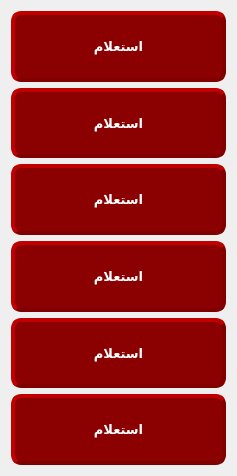
   <widget class="QWidget" name="page">
    <property name="geometry">
     <rect>
      <x>0</x>
      <y>0</y>
      <width>237</width>
      <height>476</height>
     </rect>
    </property>
    <attribute name="label">
     <string>استعلام</string>
    </attribute>
    <layout class="QGridLayout" name="gridLayout_3">
     <item row="0" column="0">
      <widget class="QPushButton" name="pushButton_13">
       <property name="sizePolicy">
        <sizepolicy hsizetype="Minimum" vsizetype="Minimum">
         <horstretch>0</horstretch>
         <verstretch>0</verstretch>
        </sizepolicy>
       </property>
       <property name="minimumSize">
        <size>
         <width>0</width>
         <height>0</height>
        </size>
       </property>
       <property name="font">
        <font>
         <pointsize>10</pointsize>
         <weight>75</weight>
         <bold>true</bold>
        </font>
       </property>
       <property name="styleSheet">
        <string notr="true">
QPushButton{
                                        background-color: darkred;
                                        border-style: outset;
                                        border-width: 4px;
                                        border-radius: 10px;
                                        border-color: maroon;
                    color:white;
                                        }
                                        QPushButton:hover {
                                        background: qradialgradient(
                                        cx: 0.3, cy: -0.4, fx: 0.3, fy: -0.4,
                                        radius: 1.35, stop: 0 #e60000, stop: 1 #cc0000
                                        );
                                        }
                                        QPushButton:pressed {
                                        border-style: inset;
                                        background: qradialgradient(
                                        cx: 0.4, cy: -0.1, fx: 0.4, fy: -0.1,
                                        radius: 1.35, stop: 0 #e60000, stop: 1 #b30000
                                        );
                                        }
                                    </string>
       </property>
       <property name="text">
        <string>استعلام</string>
       </property>
      </widget>
     </item>
     <item row="1" column="0">
      <widget class="QPushButton" name="pushButton_14">
       <property name="sizePolicy">
        <sizepolicy hsizetype="Minimum" vsizetype="Minimum">
         <horstretch>0</horstretch>
         <verstretch>0</verstretch>
        </sizepolicy>
       </property>
       <property name="minimumSize">
        <size>
         <width>0</width>
         <height>0</height>
        </size>
       </property>
       <property name="font">
        <font>
         <pointsize>10</pointsize>
         <weight>75</weight>
         <bold>true</bold>
        </font>
       </property>
       <property name="styleSheet">
        <string notr="true">
QPushButton{
                                        background-color: darkred;
                                        border-style: outset;
                                        border-width: 4px;
                                        border-radius: 10px;
                                        border-color: maroon;
                    color:white;
                                        }
                                        QPushButton:hover {
                                        background: qradialgradient(
                                        cx: 0.3, cy: -0.4, fx: 0.3, fy: -0.4,
                                        radius: 1.35, stop: 0 #e60000, stop: 1 #cc0000
                                        );
                                        }
                                        QPushButton:pressed {
                                        border-style: inset;
                                        background: qradialgradient(
                                        cx: 0.4, cy: -0.1, fx: 0.4, fy: -0.1,
                                        radius: 1.35, stop: 0 #e60000, stop: 1 #b30000
                                        );
                                        }
                                    </string>
       </property>
       <property name="text">
        <string>استعلام</string>
       </property>
      </widget>
     </item>
     <item row="2" column="0">
      <widget class="QPushButton" name="pushButton_15">
       <property name="sizePolicy">
        <sizepolicy hsizetype="Minimum" vsizetype="Minimum">
         <horstretch>0</horstretch>
         <verstretch>0</verstretch>
        </sizepolicy>
       </property>
       <property name="minimumSize">
        <size>
         <width>0</width>
         <height>0</height>
        </size>
       </property>
       <property name="font">
        <font>
         <pointsize>10</pointsize>
         <weight>75</weight>
         <bold>true</bold>
        </font>
       </property>
       <property name="styleSheet">
        <string notr="true">
QPushButton{
                                        background-color: darkred;
                                        border-style: outset;
                                        border-width: 4px;
                                        border-radius: 10px;
                                        border-color: maroon;
                    color:white;
                                        }
                                        QPushButton:hover {
                                        background: qradialgradient(
                                        cx: 0.3, cy: -0.4, fx: 0.3, fy: -0.4,
                                        radius: 1.35, stop: 0 #e60000, stop: 1 #cc0000
                                        );
                                        }
                                        QPushButton:pressed {
                                        border-style: inset;
                                        background: qradialgradient(
                                        cx: 0.4, cy: -0.1, fx: 0.4, fy: -0.1,
                                        radius: 1.35, stop: 0 #e60000, stop: 1 #b30000
                                        );
                                        }
                                    </string>
       </property>
       <property name="text">
        <string>استعلام</string>
       </property>
      </widget>
     </item>
     <item row="3" column="0">
      <widget class="QPushButton" name="pushButton_11">
       <property name="sizePolicy">
        <sizepolicy hsizetype="Minimum" vsizetype="Minimum">
         <horstretch>0</horstretch>
         <verstretch>0</verstretch>
        </sizepolicy>
       </property>
       <property name="minimumSize">
        <size>
         <width>0</width>
         <height>0</height>
        </size>
       </property>
       <property name="font">
        <font>
         <pointsize>10</pointsize>
         <weight>75</weight>
         <bold>true</bold>
        </font>
       </property>
       <property name="styleSheet">
        <string notr="true">
QPushButton{
                                        background-color: darkred;
                                        border-style: outset;
                                        border-width: 4px;
                                        border-radius: 10px;
                                        border-color: maroon;
                    color:white;
                                        }
                                        QPushButton:hover {
                                        background: qradialgradient(
                                        cx: 0.3, cy: -0.4, fx: 0.3, fy: -0.4,
                                        radius: 1.35, stop: 0 #e60000, stop: 1 #cc0000
                                        );
                                        }
                                        QPushButton:pressed {
                                        border-style: inset;
                                        background: qradialgradient(
                                        cx: 0.4, cy: -0.1, fx: 0.4, fy: -0.1,
                                        radius: 1.35, stop: 0 #e60000, stop: 1 #b30000
                                        );
                                        }
                                    </string>
       </property>
       <property name="text">
        <string>استعلام</string>
       </property>
      </widget>
     </item>
     <item row="4" column="0">
      <widget class="QPushButton" name="pushButton_12">
       <property name="sizePolicy">
        <sizepolicy hsizetype="Minimum" vsizetype="Minimum">
         <horstretch>0</horstretch>
         <verstretch>0</verstretch>
        </sizepolicy>
       </property>
       <property name="minimumSize">
        <size>
         <width>0</width>
         <height>0</height>
        </size>
       </property>
       <property name="font">
        <font>
         <pointsize>10</pointsize>
         <weight>75</weight>
         <bold>true</bold>
        </font>
       </property>
       <property name="styleSheet">
        <string notr="true">
QPushButton{
                                        background-color: darkred;
                                        border-style: outset;
                                        border-width: 4px;
                                        border-radius: 10px;
                                        border-color: maroon;
                    color:white;
                                        }
                                        QPushButton:hover {
                                        background: qradialgradient(
                                        cx: 0.3, cy: -0.4, fx: 0.3, fy: -0.4,
                                        radius: 1.35, stop: 0 #e60000, stop: 1 #cc0000
                                        );
                                        }
                                        QPushButton:pressed {
                                        border-style: inset;
                                        background: qradialgradient(
                                        cx: 0.4, cy: -0.1, fx: 0.4, fy: -0.1,
                                        radius: 1.35, stop: 0 #e60000, stop: 1 #b30000
                                        );
                                        }
                                    </string>
       </property>
       <property name="text">
        <string>استعلام</string>
       </property>
      </widget>
     </item>
     <item row="5" column="0">
      <widget class="QPushButton" name="pushButton_10">
       <property name="sizePolicy">
        <sizepolicy hsizetype="Minimum" vsizetype="Minimum">
         <horstretch>0</horstretch>
         <verstretch>0</verstretch>
        </sizepolicy>
       </property>
       <property name="minimumSize">
        <size>
         <width>0</width>
         <height>0</height>
        </size>
       </property>
       <property name="font">
        <font>
         <pointsize>10</pointsize>
         <weight>75</weight>
         <bold>true</bold>
        </font>
       </property>
       <property name="styleSheet">
        <string notr="true">
QPushButton{
                                        background-color: darkred;
                                        border-style: outset;
                                        border-width: 4px;
                                        border-radius: 10px;
                                        border-color: maroon;
                    color:white;
                                        }
                                        QPushButton:hover {
                                        background: qradialgradient(
                                        cx: 0.3, cy: -0.4, fx: 0.3, fy: -0.4,
                                        radius: 1.35, stop: 0 #e60000, stop: 1 #cc0000
                                        );
                                        }
                                        QPushButton:pressed {
                                        border-style: inset;
                                        background: qradialgradient(
                                        cx: 0.4, cy: -0.1, fx: 0.4, fy: -0.1,
                                        radius: 1.35, stop: 0 #e60000, stop: 1 #b30000
                                        );
                                        }
                                    </string>
       </property>
       <property name="text">
        <string>استعلام</string>
       </property>
      </widget>
     </item>
    </layout>
   </widget>
